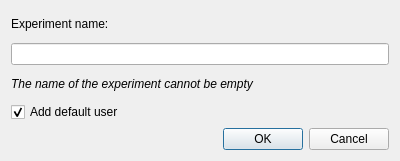
<?xml version="1.0" encoding="UTF-8"?>
<ui version="4.0">
 <class>NewExperimentDialog</class>
 <widget class="QDialog" name="NewExperimentDialog">
  <property name="geometry">
   <rect>
    <x>0</x>
    <y>0</y>
    <width>400</width>
    <height>161</height>
   </rect>
  </property>
  <property name="windowTitle">
   <string>Enter experiment name</string>
  </property>
  <layout class="QVBoxLayout" name="verticalLayout">
   <item>
    <widget class="QLabel" name="label">
     <property name="text">
      <string>Experiment name:</string>
     </property>
    </widget>
   </item>
   <item>
    <widget class="QLineEdit" name="lineEdit"/>
   </item>
   <item>
    <widget class="QLabel" name="label_2">
     <property name="font">
      <font>
       <italic>true</italic>
      </font>
     </property>
     <property name="text">
      <string>The name of the experiment cannot be empty</string>
     </property>
    </widget>
   </item>
   <item>
    <widget class="QCheckBox" name="addDefaultUserCheckbox">
     <property name="text">
      <string>Add default user</string>
     </property>
     <property name="checked">
      <bool>true</bool>
     </property>
    </widget>
   </item>
   <item>
    <widget class="QDialogButtonBox" name="buttonBox">
     <property name="orientation">
      <enum>Qt::Horizontal</enum>
     </property>
     <property name="standardButtons">
      <set>QDialogButtonBox::Cancel|QDialogButtonBox::Ok</set>
     </property>
    </widget>
   </item>
  </layout>
 </widget>
 <resources/>
 <connections>
  <connection>
   <sender>buttonBox</sender>
   <signal>accepted()</signal>
   <receiver>NewExperimentDialog</receiver>
   <slot>accept()</slot>
   <hints>
    <hint type="sourcelabel">
     <x>248</x>
     <y>254</y>
    </hint>
    <hint type="destinationlabel">
     <x>157</x>
     <y>274</y>
    </hint>
   </hints>
  </connection>
  <connection>
   <sender>buttonBox</sender>
   <signal>rejected()</signal>
   <receiver>NewExperimentDialog</receiver>
   <slot>reject()</slot>
   <hints>
    <hint type="sourcelabel">
     <x>316</x>
     <y>260</y>
    </hint>
    <hint type="destinationlabel">
     <x>286</x>
     <y>274</y>
    </hint>
   </hints>
  </connection>
 </connections>
</ui>
